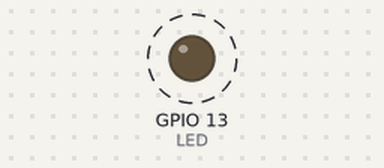
This program was run on a simulated ESP32. Parts: output pins drawn as LEDs (lit = HIGH). Dashed ring = blinking. What the program prints to the serial monitor is not drawn.

Above: at 0.5 s.
Timing chart, 0 to 4.6 s (numbered marks = the images above):
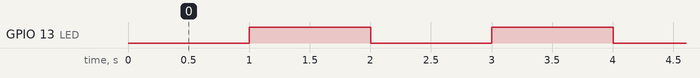

The program:

main.cpp
```cpp
#include <Arduino.h>
#define  LED  13
SemaphoreHandle_t xBinarySemaphore;

void LedoffTask(void *pvParameters);
void LedOnTask(void *pvParameters);

void setup(){
  Serial.begin(115200);
  pinMode(LED ,OUTPUT);
  xBinarySemaphore = xSemaphoreCreateBinary();
  xTaskCreate(LedOnTask, "LedON",10000,NULL,1,NULL);
  xTaskCreate(LedoffTask, "LedOFF", 10000,NULL,1,NULL);
  xSemaphoreGive(xBinarySemaphore);
}

void loop(){delay(1000);}
void LedOnTask(void *pvParameters)
{
  while(1)
  {
   xSemaphoreTake(xBinarySemaphore,portMAX_DELAY);
   Serial.println("Inside LedOnTask");
   digitalWrite(LED,LOW);
   delay(1000);
   xSemaphoreGive(xBinarySemaphore);
   vTaskDelay(1000);
  }
}
void LedoffTask(void *pvParameters)
{
  while(1)
  {
    xSemaphoreTake(xBinarySemaphore,portMAX_DELAY);
    Serial.println("Inside LedOffTask");
    digitalWrite(LED,HIGH);
    delay(1000);
    xSemaphoreGive(xBinarySemaphore);
    vTaskDelay(1000);
  }
}
```

Measured:
- by itself, GPIO 13 (LED): alternates HIGH for 1.0 s and LOW for 1.0 s
